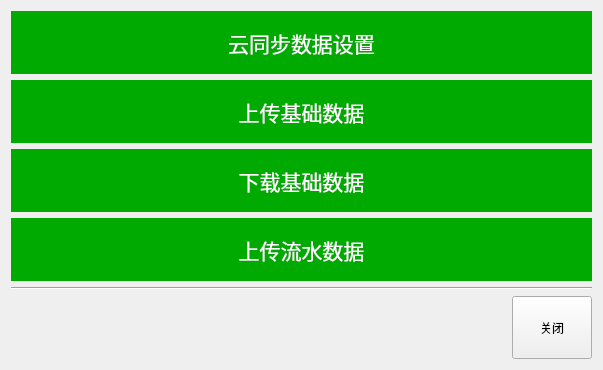
<?xml version="1.0" encoding="UTF-8"?>
<ui version="4.0">
 <class>w_sys_manage_cloudsync_Dialog</class>
 <widget class="QDialog" name="w_sys_manage_cloudsync_Dialog">
  <property name="geometry">
   <rect>
    <x>0</x>
    <y>0</y>
    <width>603</width>
    <height>370</height>
   </rect>
  </property>
  <property name="windowTitle">
   <string>Dialog</string>
  </property>
  <layout class="QVBoxLayout" name="verticalLayout">
   <item>
    <widget class="QPushButton" name="pushButton_cloudData_set">
     <property name="sizePolicy">
      <sizepolicy hsizetype="Expanding" vsizetype="Expanding">
       <horstretch>0</horstretch>
       <verstretch>0</verstretch>
      </sizepolicy>
     </property>
     <property name="minimumSize">
      <size>
       <width>0</width>
       <height>0</height>
      </size>
     </property>
     <property name="focusPolicy">
      <enum>Qt::NoFocus</enum>
     </property>
     <property name="styleSheet">
      <string notr="true">QPushButton{
font: 16pt ;
background-color: rgb(0, 170, 0);
color:white;
border-radius:0px;
}
QPushButton:pressed {
    background-color:rgb(85, 255, 127);
   color:#D3D3D3;
 }
</string>
     </property>
     <property name="text">
      <string>云同步数据设置</string>
     </property>
    </widget>
   </item>
   <item>
    <widget class="QPushButton" name="pushButton_upBaseData">
     <property name="sizePolicy">
      <sizepolicy hsizetype="Expanding" vsizetype="Expanding">
       <horstretch>0</horstretch>
       <verstretch>0</verstretch>
      </sizepolicy>
     </property>
     <property name="minimumSize">
      <size>
       <width>0</width>
       <height>0</height>
      </size>
     </property>
     <property name="focusPolicy">
      <enum>Qt::NoFocus</enum>
     </property>
     <property name="styleSheet">
      <string notr="true">QPushButton{
font: 16pt ;
background-color: rgb(0, 170, 0);
color:white;
border-radius:0px;
}
QPushButton:pressed {
    background-color:rgb(85, 255, 127);
   color:#D3D3D3;
 }
</string>
     </property>
     <property name="text">
      <string>上传基础数据</string>
     </property>
    </widget>
   </item>
   <item>
    <widget class="QPushButton" name="pushButton_downBaseData">
     <property name="sizePolicy">
      <sizepolicy hsizetype="Expanding" vsizetype="Expanding">
       <horstretch>0</horstretch>
       <verstretch>0</verstretch>
      </sizepolicy>
     </property>
     <property name="minimumSize">
      <size>
       <width>0</width>
       <height>0</height>
      </size>
     </property>
     <property name="focusPolicy">
      <enum>Qt::NoFocus</enum>
     </property>
     <property name="styleSheet">
      <string notr="true">QPushButton{
font: 16pt ;
background-color: rgb(0, 170, 0);
color:white;
border-radius:0px;
}
QPushButton:pressed {
    background-color:rgb(85, 255, 127);
   color:#D3D3D3;
 }
</string>
     </property>
     <property name="text">
      <string>下载基础数据</string>
     </property>
    </widget>
   </item>
   <item>
    <widget class="QPushButton" name="pushButton_upFlowData">
     <property name="sizePolicy">
      <sizepolicy hsizetype="Expanding" vsizetype="Expanding">
       <horstretch>0</horstretch>
       <verstretch>0</verstretch>
      </sizepolicy>
     </property>
     <property name="minimumSize">
      <size>
       <width>0</width>
       <height>0</height>
      </size>
     </property>
     <property name="focusPolicy">
      <enum>Qt::NoFocus</enum>
     </property>
     <property name="styleSheet">
      <string notr="true">QPushButton{
font: 16pt ;
background-color: rgb(0, 170, 0);
color:white;
border-radius:0px;
}
QPushButton:pressed {
    background-color:rgb(85, 255, 127);
   color:#D3D3D3;
 }
</string>
     </property>
     <property name="text">
      <string>上传流水数据</string>
     </property>
    </widget>
   </item>
   <item>
    <widget class="Line" name="line">
     <property name="orientation">
      <enum>Qt::Horizontal</enum>
     </property>
    </widget>
   </item>
   <item>
    <layout class="QHBoxLayout" name="horizontalLayout" stretch="1,0">
     <item>
      <spacer name="horizontalSpacer">
       <property name="orientation">
        <enum>Qt::Horizontal</enum>
       </property>
       <property name="sizeHint" stdset="0">
        <size>
         <width>40</width>
         <height>20</height>
        </size>
       </property>
      </spacer>
     </item>
     <item>
      <widget class="lds_toolbar_button" name="pushButton_close">
       <property name="sizePolicy">
        <sizepolicy hsizetype="Expanding" vsizetype="Expanding">
         <horstretch>0</horstretch>
         <verstretch>0</verstretch>
        </sizepolicy>
       </property>
       <property name="minimumSize">
        <size>
         <width>0</width>
         <height>0</height>
        </size>
       </property>
       <property name="focusPolicy">
        <enum>Qt::NoFocus</enum>
       </property>
       <property name="styleSheet">
        <string notr="true"/>
       </property>
       <property name="text">
        <string>关闭</string>
       </property>
      </widget>
     </item>
    </layout>
   </item>
  </layout>
  <zorder>pushButton_close</zorder>
  <zorder>pushButton_downBaseData</zorder>
  <zorder>pushButton_upFlowData</zorder>
  <zorder>line</zorder>
  <zorder>pushButton_upBaseData</zorder>
  <zorder>pushButton_cloudData_set</zorder>
  <zorder>horizontalSpacer</zorder>
 </widget>
 <customwidgets>
  <customwidget>
   <class>lds_toolbar_button</class>
   <extends>QPushButton</extends>
   <header>lds_toolbar_button.h</header>
  </customwidget>
 </customwidgets>
 <resources/>
 <connections/>
</ui>
